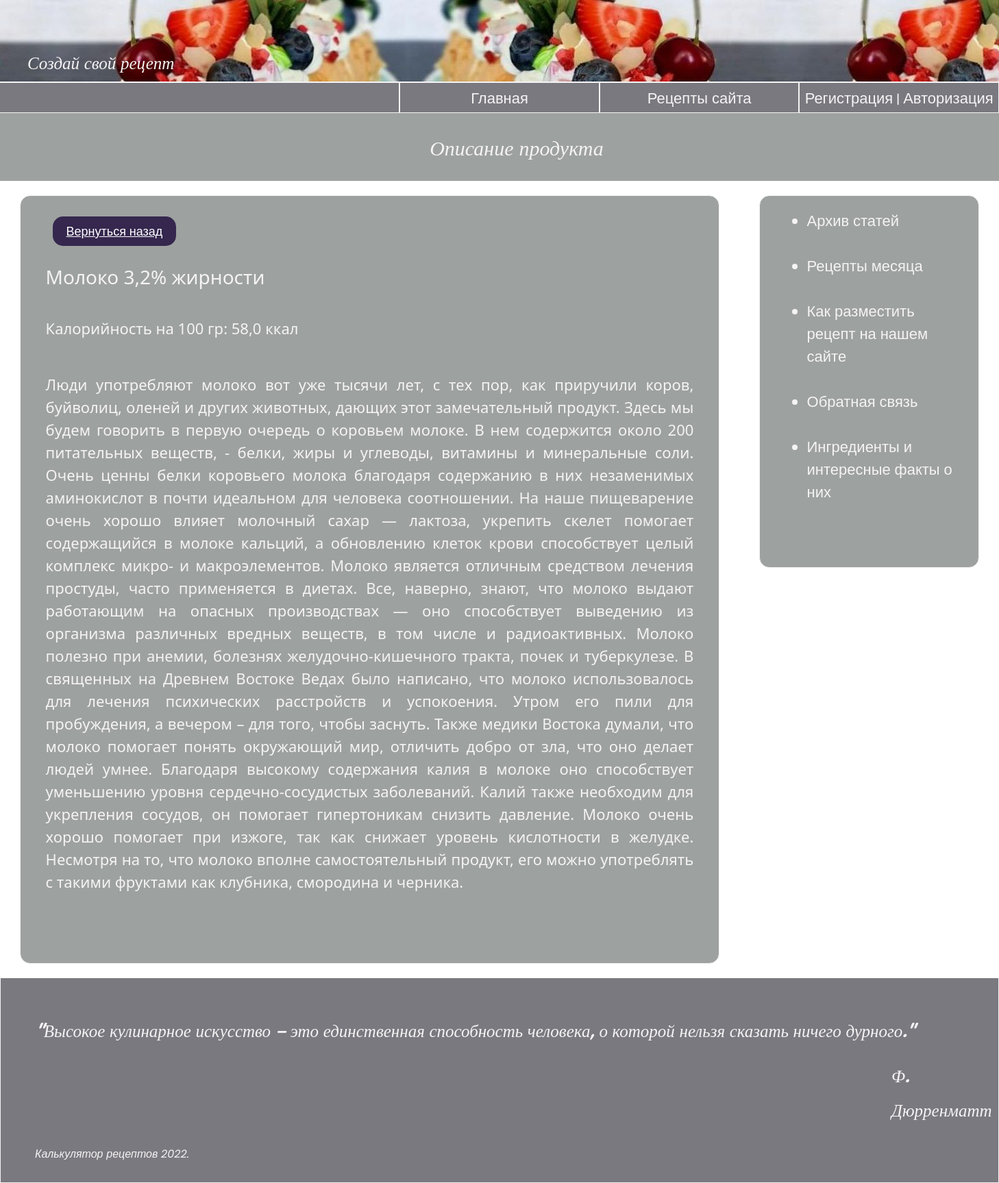
The page /db_recipes/ingredient/1 on the database its author committed.
### db_recipes/models.py (models this page shows, shortened)
class Ingredientes(models.Model):
    ingredient = models.CharField (max_length=100, verbose_name='Ингрeдиент')
    calories = models.FloatField (verbose_name='Ккал на 100гр')
    description =models.TextField(verbose_name='Описание',default='Описание')
    price = models.FloatField(verbose_name='Цена за 100 гр', default=0)
    amount = models.FloatField(verbose_name='Кол-во, гр', default=0)
    class Meta:
        verbose_name='Ингредиент'
        verbose_name_plural = 'Ингредиенты'

### db_recipes/views.py (the view)
# urls.py: path('ingredient/<int:pk>', views.IngredientesDetailView.as_view(), name='ingredient_details'),
class IngredientesDetailView(DetailView):
    model = Ingredientes
    template_name = 'db_recipes/details_ingredient.html'
    context_object_name = 'article'

### db_recipes/templates/db_recipes/details_ingredient.html
{% extends 'main/layout.html' %}
{% block greeting%} Описание продукта {% endblock %}
{% block content%}
<div id="main"id="list_rec">
    <p><a href="{% url 'ingredient' %}" class="button_add">Вернуться назад</a></p>
    <br>
    <br>
    <h3>{{ article.ingredient}}</h3>
    <br>
    <p>Калорийность на 100 гр:  {{ article.calories}} ккал</p>
    <br>
    <p>{{ article.description}} </p>
    <br>
    <br>
</div>
{% endblock %}

### main/static/main/css/main.css (style rules this page uses)
* { margin: 0; padding: 0; }
#main, .aside { margin-top: 20px; border: 1px solid #f5f3f4; opacity: 100%; background:#9da1a0; margin-left: 2%; border-radius: 15px; }
#main { width:70%; color: #f5f3f4; font-size: 22px; text-align:justify; float: left; padding: 20px 2.5%; }
.button_add , .button_cancel { color: white; float:left; border-radius: 15px; background:#35274e; font-size: 18px; padding: 8px 20px; font-family: 'Poppins', sans-serif; border: none; margin:10px; }

### rows shown on the page
Ingredientes: ingredient "Молоко 3,2% жирности", calories "58,0", description "Люди употребляют молоко вот уже тысячи лет, с тех пор, как приручили коров, буйволиц, оленей и других животных, дающих этот замечательный продукт. Здесь мы будем говорить в первую очередь о коровьем молоке. В нем содержится около 200 питательных веществ, - белки, жиры и углеводы, витамины и минеральные соли. Очень ценны белки коровьего молока благодаря содержанию в них незаменимых аминокислот в почти идеальном для человека соотношении. На наше пищеварение очень хорошо влияет молочный сахар — лактоза, укрепить скелет помогает содержащийся в молоке кальций, а обновлению клеток крови способствует целый комплекс микро- и макроэлементов. Молоко является отличным средством лечения простуды, часто…"
